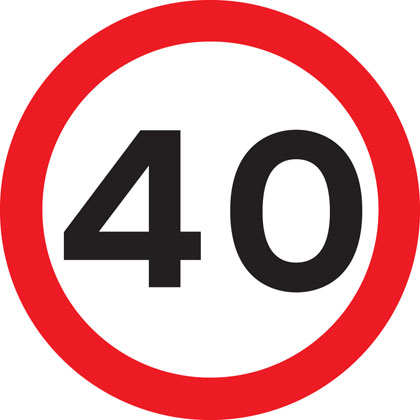
#> input picture source/Signs/1.jpg, 420 x 420 px
$ python -i mask.py   (imports and definitions only)   (older library calls are emulated)
#> lines starting #> are read from the running program, lines starting #| are printed output that depends on the picture; after the words box and inside, x2 and y2 are one past the last pixel; in counts of white or black regions, pixels touching at a corner belong together
#> further down, picture is the input picture: shape (420, 420, 3); mean B, G, R 164, 161.3, 221.2
import cv2
import numpy as np
import matplotlib.pyplot as plt
from math import sqrt
from skimage.feature import blob_dog, blob_log, blob_doh
import imutils
# [1 line not run here, left out]

### Preprocess image
# [133 lines left out: functions constrastLimit, LaplacianOfGaussian, binarization, preprocess_image, removeSmallComponents, findContour and 6 more, not called in this run]

def remove_other_color(img):
    frame = img.copy()
    frame = cv2.GaussianBlur(img, (7,7), 0)
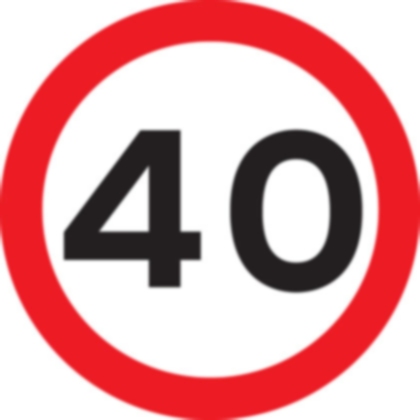
#> frame: shape (420, 420, 3); mean B, G, R 163.9, 161.3, 221.2
    hsv = cv2.cvtColor(frame, cv2.COLOR_BGR2HSV)
#> hsv: shape (420, 420, 3); mean H, S, V 79.8, 67.3, 221.2
    # define range of blue color in HSV
    lower_blue = np.array([100,128,0])
    upper_blue = np.array([215,255,255])
    # Threshold the HSV image to get only blue colors
    mask_blue = cv2.inRange(hsv, lower_blue, upper_blue)
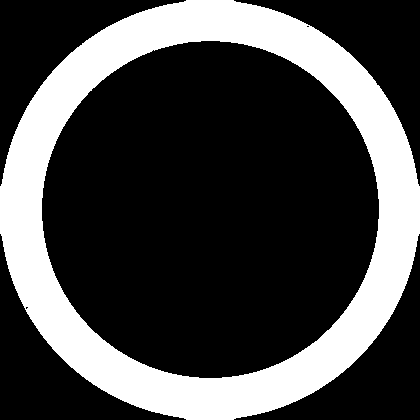
#> mask_blue: shape (420, 420); 28% white; 1 white region, box (x1, y1, x2, y2) and area: (0, 0, 420, 420) 49350

    lower_white = np.array([0,0,156], dtype=np.uint8)
    upper_white = np.array([255,255,255], dtype=np.uint8)
    # Threshold the HSV image to get only blue colors
    mask_white = cv2.inRange(hsv, lower_white, upper_white)
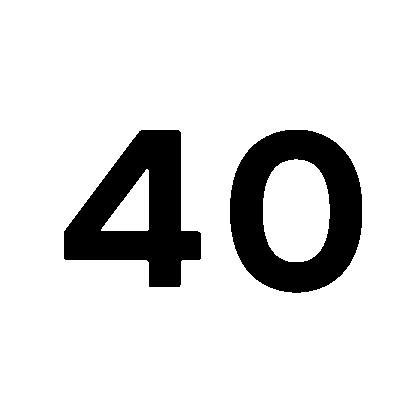
#> mask_white: shape (420, 420); 86.9% white; 2 black regions, box (x1, y1, x2, y2) and area: (230, 130, 362, 293) 11882, (64, 130, 201, 287) 11167

    mask = cv2.bitwise_or(mask_blue, mask_white)
    # Bitwise-AND mask and original image
    #res = cv2.bitwise_and(frame,frame, mask= mask)
    mask_extended = mask.copy()
    return mask

count = 0
# [21 lines not run here, left out]

>>> import cv2
>>> picture = cv2.imread('Signs/1.jpg')
>>> result = remove_other_color(picture)

$ run again, on source/Signs/4.jpg
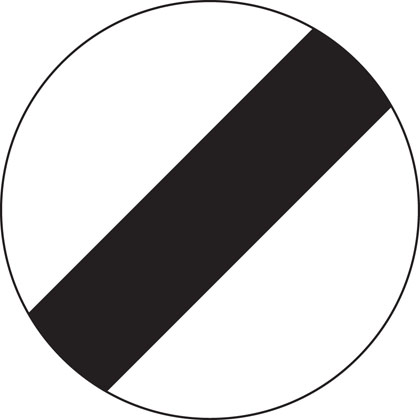
#> input picture source/Signs/4.jpg, 420 x 420 px
#> picture is the input picture: shape (420, 420, 3); mean B, G, R 193.3, 193, 194.1
#> in remove_other_color, `frame = cv2.GaussianBlur(img, (7,7), 0)`:
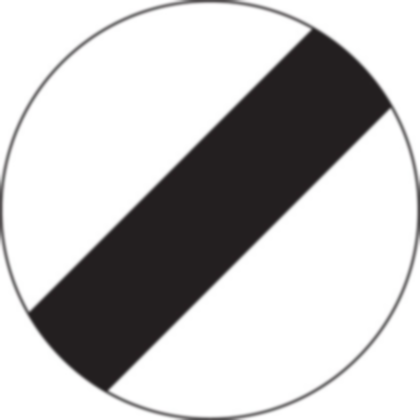
#> frame: shape (420, 420, 3); mean B, G, R 193.3, 193, 194.1
#> hsv: shape (420, 420, 3); mean H, S, V 50.2, 7.5, 194.1
#> mask_blue: shape (420, 420); every value is 0
#> in remove_other_color, `mask_white = cv2.inRange(hsv, lower_white, upper_white)`:
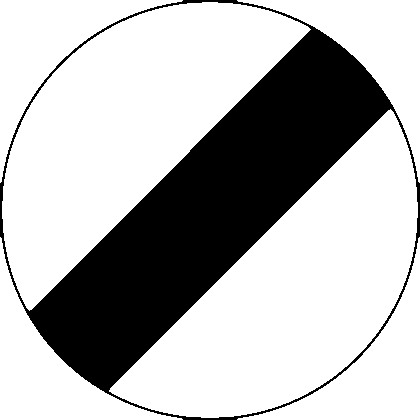
#> mask_white: shape (420, 420); 72.3% white; 1 black region, box (x1, y1, x2, y2) and area: (0, 0, 420, 420) 48943

$ run again, on source/Signs/5.jpg
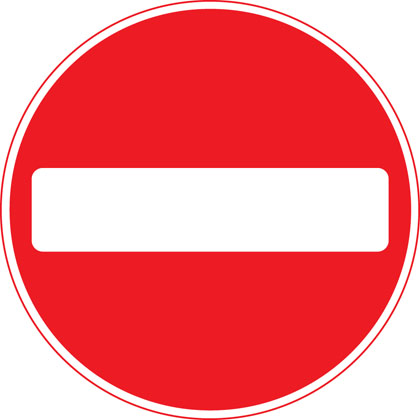
#> input picture source/Signs/5.jpg, 420 x 420 px
#> picture is the input picture: shape (420, 420, 3); mean B, G, R 131.2, 126.2, 244.5
#> in remove_other_color, `frame = cv2.GaussianBlur(img, (7,7), 0)`:
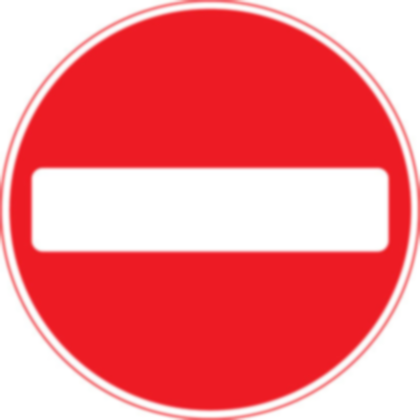
#> frame: shape (420, 420, 3); mean B, G, R 131.2, 126.2, 244.5
#> hsv: shape (420, 420, 3); mean H, S, V 110.5, 127.2, 244.5
#> in remove_other_color, `mask_blue = cv2.inRange(hsv, lower_blue, upper_blue)`:
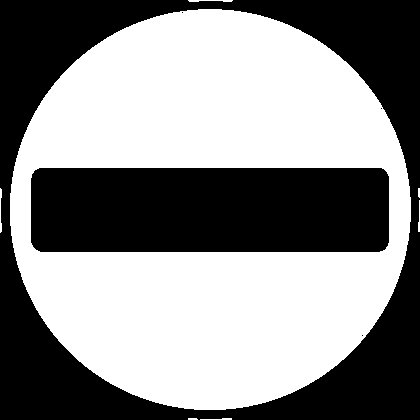
#> mask_blue: shape (420, 420); 54.8% white; 5 black regions (3 under 20 px), largest, box (x1, y1, x2, y2) and area: (0, 0, 420, 420) 49796, (31, 168, 389, 252) 29953
#> mask_white: shape (420, 420); every value is 255
